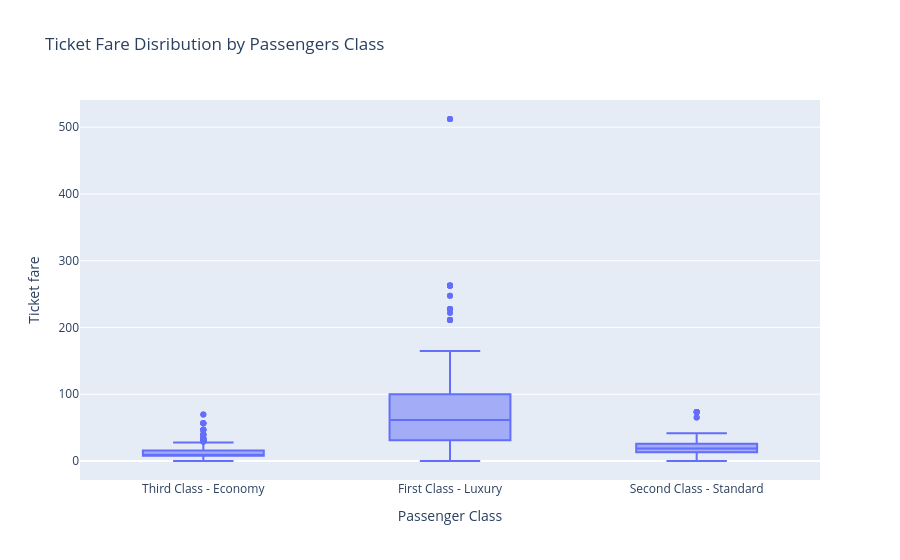

Notebook code for this chart:
### Markdown cell above
Question #2
شو العلاقة بين سعر التذكرة والفئة (class_description الجديد من الدمج)؟

### Code cell
# هون بدي شوف توزيع الاسعار بكل فئة كيف العلاقة بينها و بين الاسعار بالتالي ال boxplot بتعطيني صورة اوضح
fig_2 = px.box(messy_titanic,x="class_description",y="fare",title="Ticket Fare Disribution by Passengers Class",
               labels={"class_description":"Passenger Class","fare":"Ticket fare"})
fig_2.write_html("Ticket Fare Disribution by Passengers Class.html")
fig_2.show()

### Figure 1 — Plotly figure (JSON) as saved in the notebook; plotly's stock layout.template omitted (floating-point values rounded to 4 significant figures; data arrays with more than 128 entries replaced by an {"elided": "..."} marker saying what was removed)
{"data": [{"alignmentgroup": "True", "hovertemplate": "Passenger Class=%{x}<br>Ticket fare=%{y}<extra></extra>", "legendgroup": "", "marker": {"color": "#636efa"}, "name": "", "notched": false, "offsetgroup": "", "orientation": "v", "showlegend": false, "type": "box", "x": {"elided": "780 str values"}, "x0": " ", "xaxis": "x", "y": {"elided": "780 float values"}, "y0": " ", "yaxis": "y"}], "layout": {"boxmode": "group", "legend": {"tracegroupgap": 0}, "title": {"text": "Ticket Fare Disribution by Passengers Class"}, "xaxis": {"anchor": "y", "domain": [0, 1], "title": {"text": "Passenger Class"}}, "yaxis": {"anchor": "x", "domain": [0, 1], "title": {"text": "Ticket fare"}}}}
